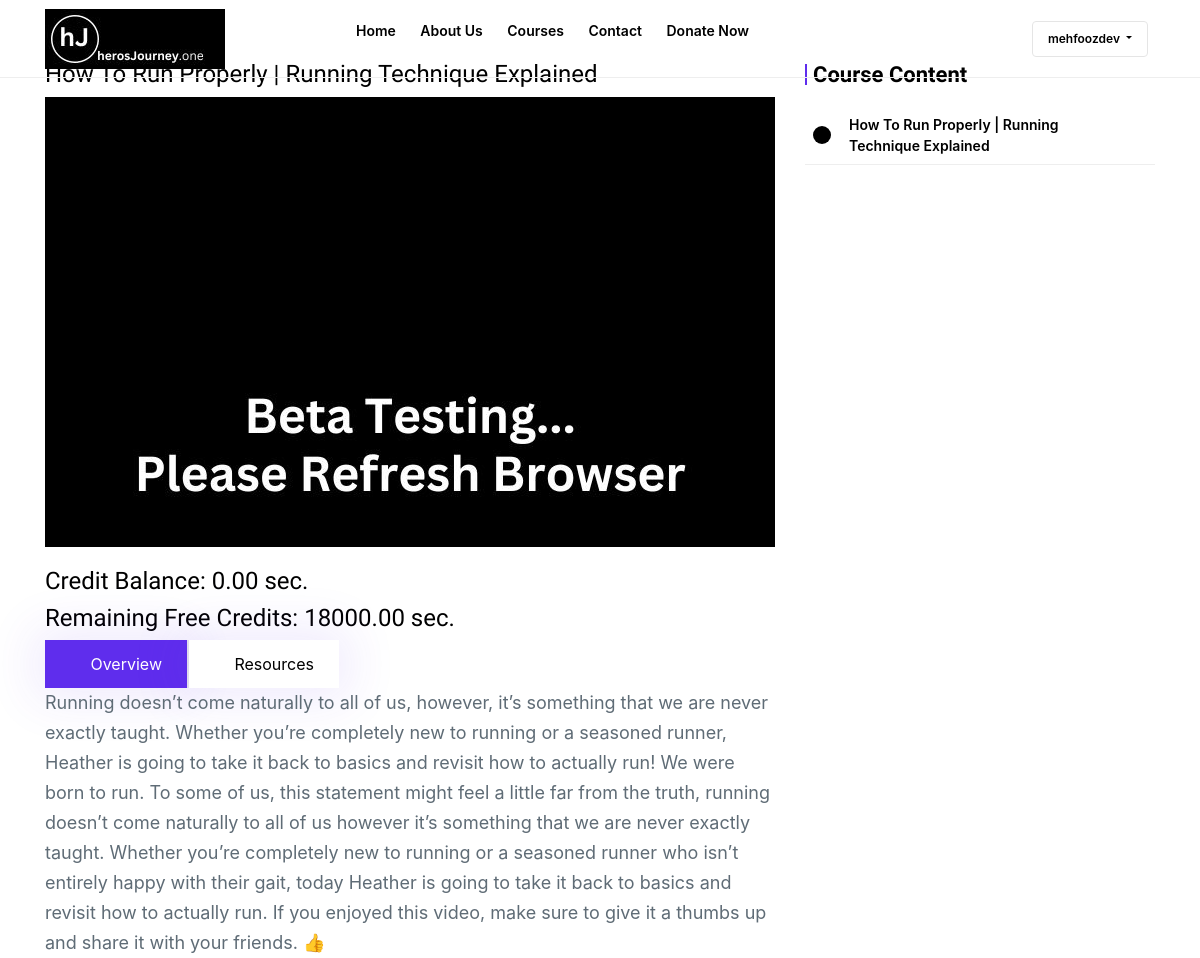
Before: /course-page/how_to_run_properly/?lecture=1 (signed in, upper part) with the older database file.
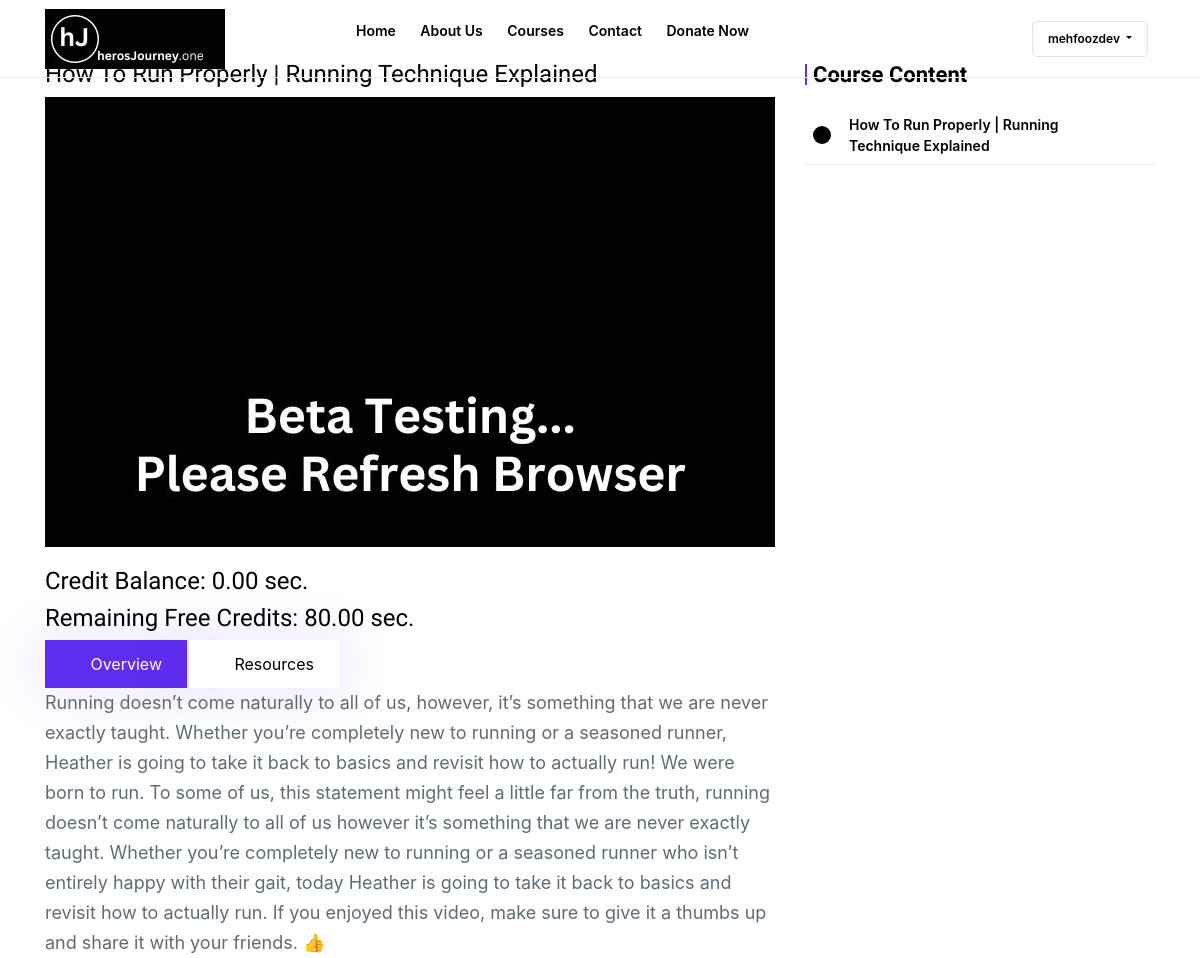
After: the same page with the newer database file.
### base/models.py (models this page shows, shortened)
class UserProfile(models.Model):
    user = models.OneToOneField(User, on_delete=models.CASCADE)
    course = models.ManyToManyField(Course, blank=True)
    date = models.DateTimeField(auto_now=True)
    credits = models.DecimalField(max_digits=8, decimal_places=2, default=0)
    free_credits = models.DecimalField(max_digits=8, decimal_places=2, default=17999)  # 5 hours in seconds

### base/views.py (the view)
# urls.py: path('course-page/<str:slug>/', views.coursePage, name='course-detail'),
@login_required
def coursePage(request, slug):
    if request.user.is_authenticated:
        course = get_object_or_404(Course, slug=slug)
        user_profile = UserProfile.objects.get(user=request.user)
        videos = course.video_set.all().order_by('serial_number')
        serial_number = request.GET.get('lecture')
        try:
            video = Video.objects.get(serial_number=serial_number, course=course)
        except ObjectDoesNotExist:
            return HttpResponse("Video not found.", status=404)
        video = Video.objects.get(serial_number=serial_number, course=course)
        credit_balance = user_profile.credits
        remaining_free_credits = user_profile.free_credits
        return render(request, 'base/course_page.html', {'videos':videos,'course': course, 'video':video, 'remaining_free_credits': remaining_free_credits, 'credit_balance': credit_balance})
    else:
        return redirect('login')

### base/models.py (called while the page is built)
    def __str__(self):
        return self.title

### base/templates/base/course_page.html (shortened to what the changed rows need)
{% extends "base/base.html" %}
{% load static %}
{% block content %}
    <main class="main_wrapper">
        <div class="blogarea__2 sp_top_100 sp_bottom_100">
            <div class="container">
                <div class="row">
                    <div class="col-xl-8 col-lg-8 col-md-8 col-sm-8 col-xs-8">
                        <div class="blog__details__content__wraper">
                            <div class="course__details__tab__wrapper" data-aos="fade-up">
                                <div class="row mt-2">
                                    <div class="col-xl-12">
                                        <div>
                                            <h4>Credit Balance: <span id="credit-balance">{{ credit_balance }} sec.</span></h4>
                                            <h4>Remaining Free Credits: <span id="remaining-free-credits">{{ remaining_free_credits }}</span> sec.</h4>
                                        </div>
                                    </div>
                                </div>
                            </div>
                        </div>
                    </div>
                </div>
            </div>
        </div>
    </main>
{% endblock content %}

Changed rows visible on the page:
changed UserProfile: free_credits "18000.00" → "80.00"
